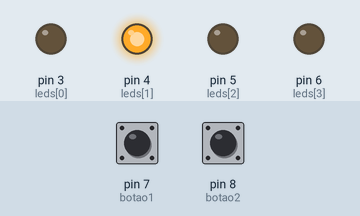
Recording of a sketch running on a simulated Arduino Uno, built with avr-gcc and run on an emulated ATmega328P. On the bench: output pins drawn as LEDs (lit = HIGH). Dashed ring = blinking. The test bench sets the inputs (shaded band); at power-on: pin 8 (botao2) HIGH, pin 7 (botao1) HIGH.

Above: at 1.2 s.
1.3 s: pin 8 (botao2) pulled LOW for 0.15 s
At 2.4 s:
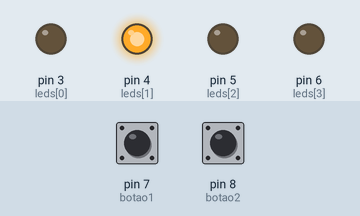
2.9 s: pin 8 (botao2) pulled LOW for 1 s
At 3.14 s:
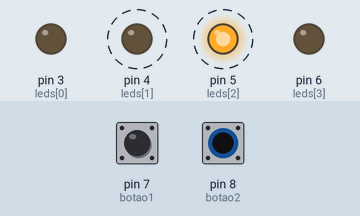
6.8 s: pin 8 (botao2) pulled LOW for 3.2 s
At 7.6 s:
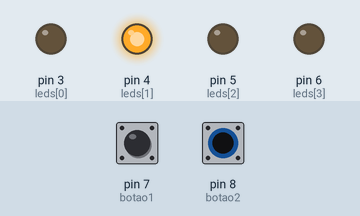
Timing chart, 0 to 9.8 s (numbered marks = the images above; inputs shaded):
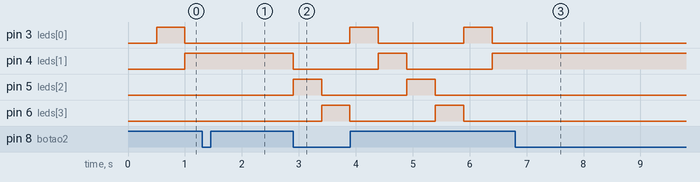

The sketch:

atividade_7.ino
```cpp
int leds[] = {3, 4, 5, 6};
int quantidade = 4;

int botao1 = 7;
int botao2 = 8;

unsigned long tempoInicial = 0;
int intervalo = 500;

int indice = 0;

int direcao = 1;     // controla sentido
bool rodando = true; // controla start/stop

int estadoBotao1 = HIGH;
int estadoBotao2 = HIGH;

void setup()
{
  for (int i = 0; i < quantidade; i++) {
    pinMode(leds[i], OUTPUT);
  }
  pinMode(botao1, INPUT_PULLUP);
  pinMode(botao2, INPUT_PULLUP);
}

void loop()
{
  unsigned long tempoAtual = millis();

  int leituraBotao1 = digitalRead(botao1);
  int leituraBotao2 = digitalRead(botao2);

  // BOTÃO 1 → inverte direção
  if (leituraBotao1 == LOW && estadoBotao1 == HIGH) {
    direcao = -direcao;
  }

  // BOTÃO 2 → start/stop
  if (leituraBotao2 == LOW && estadoBotao2 == HIGH) {
    rodando = !rodando;
  }

  // EXECUÇÃO DO EFEITO
  if (rodando && (tempoAtual - tempoInicial >= intervalo)) {
    tempoInicial = tempoAtual;

    // desliga todos
    for (int i = 0; i < quantidade; i++) {
      digitalWrite(leds[i], LOW);
    }

    // liga atual
    digitalWrite(leds[indice], HIGH);

    // atualiza índice
    indice += direcao;

    // controle de limites
    if (indice >= quantidade) {
      indice = 0;
    }
    if (indice < 0) {
      indice = quantidade - 1;
    }
  }

  // salva estado anterior dos botões
  estadoBotao1 = leituraBotao1;
  estadoBotao2 = leituraBotao2;
}
```

Measured:
- after the input at 1.3 s, pin 3 (leds[0]): stays LOW (without the input it goes to HIGH after 1.2 s); pin 4 (leds[1]): stays HIGH (without the input it goes to LOW after 0.20 s); pin 5 (leds[2]): stays LOW (without the input it goes to HIGH after 0.20 s); pin 6 (leds[3]): stays LOW (without the input it goes to HIGH after 0.70 s)
- after the input at 2.9 s, pin 3 (leds[0]): alternates HIGH for 0.50 s and LOW for 1.5 s, starting after 1.0 s; pin 4 (leds[1]), pin 5 (leds[2]): alternates HIGH for 0.50 s and LOW for 1.5 s, starting at once; pin 6 (leds[3]): alternates HIGH for 0.50 s and LOW for 1.5 s, starting after 0.50 s
- after the input at 6.8 s, pin 3 (leds[0]), pin 5 (leds[2]), pin 6 (leds[3]): stops changing and stays LOW; pin 4 (leds[1]): stops changing and stays HIGH
